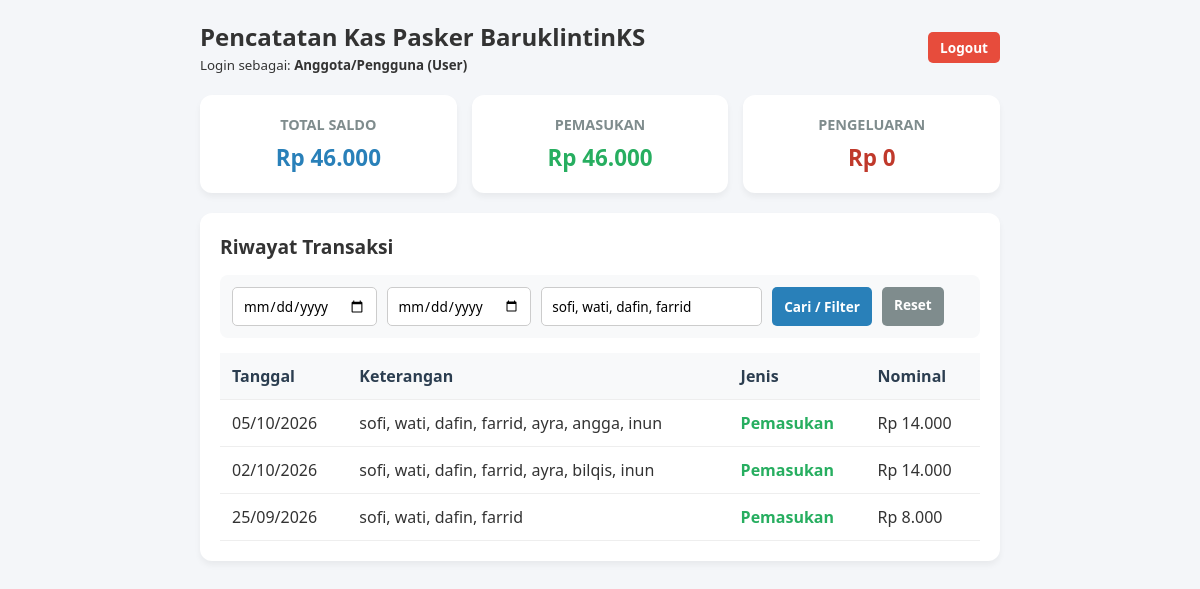
Page /index.php?keyword=sofi, wati, dafin, farrid (signed in) on the committed database.
### tables this page shows
CREATE TABLE `transaksi` (
  `id` int(11) NOT NULL,
  `tanggal` date NOT NULL,
  `jenis` enum('masuk','keluar') NOT NULL,
  `nominal` decimal(12,2) NOT NULL,
  `keterangan` text NOT NULL,
  `created_at` timestamp NOT NULL DEFAULT current_timestamp()
);

### index.php (the view, shortened to what this page needs)
<?php
include 'koneksi.php';
$role_user = $_SESSION['role'];
$where = [];
if (!empty($_GET['keyword'])) {
    $keyword = mysqli_real_escape_string($koneksi, $_GET['keyword']);
    $where[] = "keterangan LIKE '%$keyword%'";
}
$query_where = count($where) > 0 ? "WHERE " . implode(" AND ", $where) : "";
$query_masuk  = mysqli_query($koneksi, "SELECT SUM(nominal) AS total FROM transaksi WHERE jenis='masuk'");
$data_masuk   = mysqli_fetch_assoc($query_masuk);
$total_masuk  = $data_masuk['total'] ?? 0;
$query_keluar = mysqli_query($koneksi, "SELECT SUM(nominal) AS total FROM transaksi WHERE jenis='keluar'");
$data_keluar  = mysqli_fetch_assoc($query_keluar);
$total_keluar = $data_keluar['total'] ?? 0;
$total_saldo  = $total_masuk - $total_keluar;
$transaksi = mysqli_query($koneksi, "SELECT * FROM transaksi $query_where ORDER BY tanggal DESC, id DESC");
?>
<!DOCTYPE html>
<html lang="id">
<head>
</head>
<body>
    <div class="container">
        <div class="header">
            <div>
                <h1 style="font-size: 1.5rem;">Pencatatan Kas Pasker BaruklintinKS</h1>
                <small>Login sebagai: <b><?= $_SESSION['nama_lengkap']; ?> (<?= ucfirst($role_user); ?>)</b></small>
            </div>
            <a href="logout.php" class="btn-logout">Logout</a>
        </div>
        <div class="summary-box">
            <div class="card">
                <h3>TOTAL SALDO</h3>
                <p class="saldo">Rp <?= number_format($total_saldo, 0, ',', '.'); ?></p>
            </div>
            <div class="card">
                <h3>PEMASUKAN</h3>
                <p class="pemasukan">Rp <?= number_format($total_masuk, 0, ',', '.'); ?></p>
            </div>
            <div class="card">
                <h3>PENGELUARAN</h3>
                <p class="pengeluaran">Rp <?= number_format($total_keluar, 0, ',', '.'); ?></p>
            </div>
        </div>
        <div class="content-box">
            <h2 style="margin-bottom: 15px; font-size: 1.2rem;">Riwayat Transaksi</h2>
            <form action="" method="GET" class="filter-box">
                <input type="date" name="tgl_mulai" value="<?= $_GET['tgl_mulai'] ?? ''; ?>">
                <input type="date" name="tgl_selesai" value="<?= $_GET['tgl_selesai'] ?? ''; ?>">
                <input type="text" name="keyword" placeholder="Cari keterangan..." value="<?= $_GET['keyword'] ?? ''; ?>">
                <button type="submit" class="btn-filter">Cari / Filter</button>
                <a href="index.php" class="btn-reset">Reset</a>
            </form>
            <table>
                <thead>
                    <tr>
                        <th>Tanggal</th>
                        <th>Keterangan</th>
                        <th>Jenis</th>
                        <th>Nominal</th>
                    </tr>
                </thead>
                <tbody>
                    <?php if (mysqli_num_rows($transaksi) > 0) : ?>
                        <?php while ($row = mysqli_fetch_assoc($transaksi)) : ?>
                            <tr>
                                <td><?= date('d/m/Y', strtotime($row['tanggal'])); ?></td>
                                <td><?= htmlspecialchars($row['keterangan']); ?></td>
                                <td>
                                    <span style="color: <?= $row['jenis'] == 'masuk' ? '#27ae60' : '#c0392b'; ?>; font-weight: bold;">
                                        <?= $row['jenis'] == 'masuk' ? 'Pemasukan' : 'Pengeluaran'; ?>
                                    </span>
                                </td>
                                <td>Rp <?= number_format($row['nominal'], 0, ',', '.'); ?></td>
                            </tr>
                        <?php endwhile; ?>
                    <?php else : ?>
                        <tr>
                            <td colspan="5" style="text-align: center; color: #7f8c8d;">Data tidak ditemukan.</td>
                        </tr>
                    <?php endif; ?>
                </tbody>
            </table>
        </div>
    </div>
</body>
</html>

### index.php (style rules this page uses)
* { box-sizing: border-box; font-family: 'Segoe UI', Tahoma, Geneva, Verdana, sans-serif; margin: 0; padding: 0; }
body { background-color: #f4f6f9; padding: 20px; color: #333; }
.container { max-width: 800px; margin: 0 auto; }
.header { display: flex; justify-content: space-between; align-items: center; margin-bottom: 20px; }
.btn-logout { background: #e74c3c; color: white; text-decoration: none; padding: 6px 12px; border-radius: 5px; font-weight: bold; font-size: 0.85rem; }
.summary-box { display: flex; gap: 15px; margin-bottom: 20px; }
.card { flex: 1; background: white; padding: 20px; border-radius: 12px; box-shadow: 0 4px 6px rgba(0,0,0,0.05); text-align: center; }
.card h3 { font-size: 0.9rem; color: #7f8c8d; margin-bottom: 8px; }
.card p { font-size: 1.4rem; font-weight: bold; }
.saldo { color: #2980b9; }
.pemasukan { color: #27ae60; }
.pengeluaran { color: #c0392b; }
.content-box { background: white; padding: 20px; border-radius: 12px; box-shadow: 0 4px 6px rgba(0,0,0,0.05); margin-bottom: 20px; }
.filter-box { display: flex; flex-wrap: wrap; gap: 10px; margin-bottom: 15px; background: #f8f9fa; padding: 12px; border-radius: 8px; }
.filter-box input { padding: 8px 10px; border: 1px solid #ccc; border-radius: 5px; font-size: 0.85rem; }
.btn-filter { background: #2980b9; color: white; border: none; padding: 8px 12px; border-radius: 5px; cursor: pointer; font-weight: bold; font-size: 0.85rem; }
.btn-reset { background: #7f8c8d; color: white; border: none; padding: 8px 12px; border-radius: 5px; text-decoration: none; font-size: 0.85rem; font-weight: bold; }
table { width: 100%; border-collapse: collapse; margin-top: 10px; }
table th, table td { padding: 12px; text-align: left; border-bottom: 1px solid #eee; }
table th { background-color: #f8f9fa; color: #2c3e50; }

### rows in the picture
transaksi: tanggal "05/10/2026", keterangan "sofi, wati, dafin, farrid, ayra, angga, inun", jenis "Pemasukan", nominal "14.000"
transaksi: tanggal "02/10/2026", keterangan "sofi, wati, dafin, farrid, ayra, bilqis, inun", jenis "Pemasukan", nominal "14.000"
transaksi: tanggal "25/09/2026", keterangan "sofi, wati, dafin, farrid", jenis "Pemasukan", nominal "8.000"

### other values in the picture
$_SESSION['nama_lengkap'] "Anggota/Pengguna"
$role_user "User"
$total_saldo "46.000"
$total_masuk "46.000"
$total_keluar "0"
